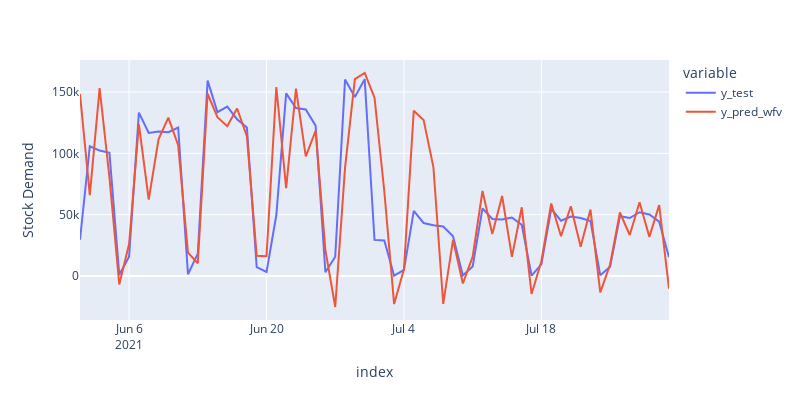

Notebook code cell kept with this figure:
### Code cell
df_predictions = pd.DataFrame(
    {"y_test":y_test, "y_pred_wfv":y_pred_wfv}
)

fig = px.line(df_predictions,labels={"value":"Stock Demand"},height=400,width=800)
fig.show()
